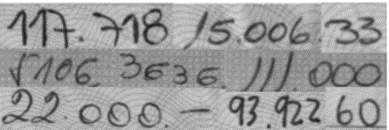
#> input picture report/latex_templates_iwslt15/Latex/images/CAR-A-Sample.png, 389 x 130 px
$ python -i preprocess.py   (imports and definitions only)   (older library calls are emulated)
#> lines starting #> are read from the running program, lines starting #| are printed output that depends on the picture; after the words box and inside, x2 and y2 are one past the last pixel; in counts of white or black regions, pixels touching at a corner belong together
#!/usr/bin/python

import cv2
import numpy as np

def load_filenames_labels(arg_file):
  filenames = []
  labels = []

  text_file = open(arg_file, "r")

  for line in text_file.readlines():
    filenames.append(line.split()[0])
    labels.append(line.split()[1])

  return filenames, labels

def load_image(arg_file):
  img = cv2.imread(arg_file, cv2.IMREAD_COLOR)
#> img is the input picture: shape (130, 389, 3); min 34, max 255, mean 155.4
  img_contours = cv2.imread(arg_file, cv2.IMREAD_COLOR)
  gray = cv2.cvtColor(img, cv2.COLOR_RGB2GRAY)

  gray = preprocess_image(gray)
#> in preprocess_image, `_, thresh = cv2.threshold(arg_img, 127, 255, cv2.THRESH_BINARY + cv2.T..`:
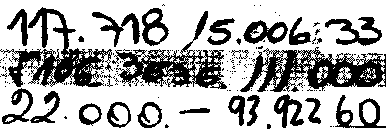
#> thresh: shape (130, 389); 69.2% white; 160 black regions (136 under 20 px), largest, box (x1, y1, x2, y2) and area: (240, 47, 386, 92) 3228, (0, 7, 113, 87) 2891, (112, 11, 227, 89) 2637
#> in preprocess_image, `thresh = cv2.bitwise_not(thresh)`: thresh: shape (130, 389); 30.8% white; 160 white regions (136 under 20 px)

  _, contours, _ = cv2.findContours(gray, cv2.RETR_EXTERNAL, cv2.CHAIN_APPROX_SIMPLE)
#> contours = 159 contours, 138 with area under 20; largest, box (x1, y1, x2, y2) and area: (240, 47, 386, 92) 3764, (112, 11, 227, 89) 3022, (0, 7, 113, 87) 2907, (335, 95, 386, 128) 766, (142, 8, 169, 46) 680

  contours_coords = []

  for contour in contours:
    x, y, w, h = cv2.boundingRect(contour)
    cv2.rectangle(img_contours, (x, y), (x+w, y+h), (0, 255, 0), 2)

    if w > 10 and h > 10: #broscience to avoid small countours like points
      contours_coords.append(cv2.boundingRect(contour))
#> this loop made 159 passes
#> (x, y, w, h) on passes 1, 3, 4: (333, 126, 1, 1), (267, 124, 4, 5), (165, 124, 4, 4)
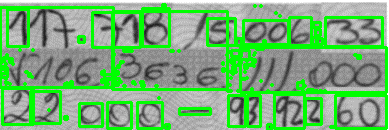
#> img_contours: shape (130, 389, 3); mean B, G, R 119.1, 175, 119.1
#> after the loop, contours_coords = 20 items, first 6: (79, 103, 23, 23), (137, 102, 25, 26), (107, 102, 24, 26), (305, 98, 16, 26), (335, 95, 51, 33), (247, 95, 13, 31)

  contours_coords = np.array(contours_coords)
#> contours_coords = 20 rows, first 6: [79, 103, 23, 23], [137, 102, 25, 26], [107, 102, 24, 26], [305, 98, 16, 26], [335, 95, 51, 33], [247, 95, 13, 31]
  contours_coords = contours_coords[contours_coords[:,0].argsort()]
#> contours_coords = 20 rows, first 6: [0, 7, 113, 80], [2, 88, 31, 36], [7, 9, 21, 37], [30, 91, 30, 32], [79, 103, 23, 23], [92, 12, 48, 35]

  x1, y1, _, _ = contours_coords[0]
#> x1 = 0; y1 = 7
  x2, y2, w2, h2 = contours_coords[-1]
#> x2 = 335; y2 = 95; w2 = 51; h2 = 33

  x_start = max(x1 - 5,0)
#> x_start = 0
  y_start = max(y1 - 5,0)
#> y_start = 2

  x_end = min(x2+w2 + 5,img.shape[1])
#> x_end = 389
  y_end = min(y2+h2 + 5,img.shape[0])
#> y_end = 130

  # print(img.shape)
  # assert False

  img2 = img[y_start:y_end, x_start:x_end]
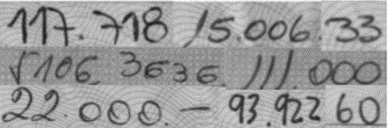
#> img2: shape (128, 389, 3); min 34, max 255, mean 153.8

  rsz_h, rsz_w, _ = img.shape
#> rsz_h = 130; rsz_w = 389
  img2 = cv2.resize(img2, (rsz_w, rsz_h))
#> img2: shape (130, 389, 3)

  display = np.concatenate((img_contours, img2), axis=1)
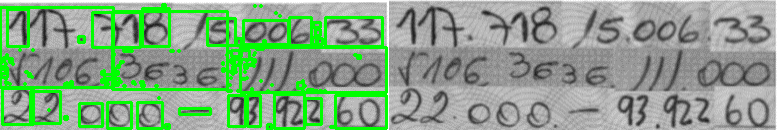
#> display: shape (130, 778, 3); mean B, G, R 136.4, 164.4, 136.4

  cv2.imshow("img", display)
  cv2.waitKey(1000)

  return img

def preprocess_image(arg_img):
  _, thresh = cv2.threshold(arg_img, 127, 255, cv2.THRESH_BINARY + cv2.THRESH_OTSU)
  thresh = cv2.bitwise_not(thresh)

  return thresh


# [14 lines not run here, left out]

>>> result = load_image('report/latex_templates_iwslt15/Latex/images/CAR-A-Sample.png')

$ run again, on report/latex_templates_iwslt15/Latex/images/CAR-B-Sample.png
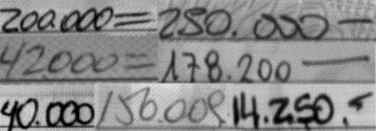
#> input picture report/latex_templates_iwslt15/Latex/images/CAR-B-Sample.png, 376 x 131 px
#> in load_image, img is the input picture: shape (131, 376, 3); min 0, max 228, mean 137.1
#> in preprocess_image, `_, thresh = cv2.threshold(arg_img, 127, 255, cv2.THRESH_BINARY + cv2.T..`:
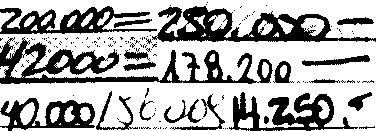
#> thresh: shape (131, 376); 67.8% white; 149 black regions (130 under 20 px), largest, box (x1, y1, x2, y2) and area: (0, 37, 273, 84) 4053, (152, 6, 376, 42) 3364, (229, 92, 358, 131) 2137
#> contours = 142 contours, 124 with area under 20; largest, box (x1, y1, x2, y2) and area: (0, 37, 273, 84) 4276, (152, 6, 376, 42) 3936, (229, 92, 358, 131) 2142, (0, 6, 157, 34) 2062, (0, 98, 95, 131) 1931
#> the loop in load_image, `for contour in contours:` made 142 passes
#> (x, y, w, h) on passes 1, 2, 3, 4, 5, 8, 9, 11: (227, 128, 1, 1), (225, 128, 1, 1), (223, 128, 1, 1), (163, 128, 1, 1), (158, 128, 1, 1), (153, 127, 4, 2), (141, 127, 10, 2), (359, 126, 16, 3)
#> after the loop in load_image, `for contour in contours:`: contours_coords = [(139, 100, 15, 21), (164, 99, 37, 24), (0, 98, 95, 33), (170, 94, 55, 36), (348, 92, 24, 19), (229, 92, 129, 39), (96, 91, 42, 39), (273, 61, 21, 22), (302, 55, 68, 11), (124, 50, 26, 11), (0, 37, 273, 47), (152, 6, 224, 36), (0, 6, 157, 28)]
#> in load_image, `contours_coords = np.array(contours_coords)`: contours_coords = 13 rows, first 6: [139, 100, 15, 21], [164, 99, 37, 24], [0, 98, 95, 33], [170, 94, 55, 36], [348, 92, 24, 19], [229, 92, 129, 39]
#> in load_image, `contours_coords = contours_coords[contours_coords[:,0].argsort()]`: contours_coords = 13 rows, first 6: [0, 98, 95, 33], [0, 37, 273, 47], [0, 6, 157, 28], [96, 91, 42, 39], [124, 50, 26, 11], [139, 100, 15, 21]
#> x1 = 0; y1 = 98
#> x2 = 348; y2 = 92; w2 = 24; h2 = 19
#> x_start = 0
#> y_start = 93
#> x_end = 376
#> y_end = 116
#> in load_image, `display = np.concatenate((img_contours, img2), axis=1)`:
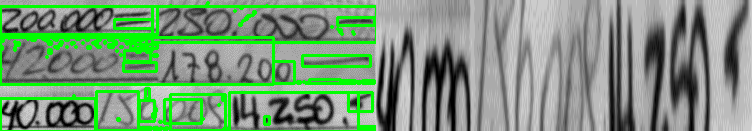
#> display: shape (131, 752, 3); mean B, G, R 122.5, 150.8, 122.5

$ run again, on report/latex_templates_iwslt15/Latex/images/CAR-B-Splitted.png
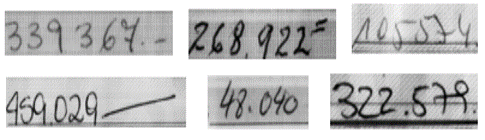
#> input picture report/latex_templates_iwslt15/Latex/images/CAR-B-Splitted.png, 485 x 140 px
#> in load_image, img is the input picture: shape (140, 485, 3); mean B, G, R 197.3, 197.3, 197.3
#> in preprocess_image, `_, thresh = cv2.threshold(arg_img, 127, 255, cv2.THRESH_BINARY + cv2.T..`:
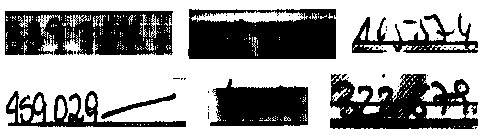
#> thresh: shape (140, 485); 63.1% white; 40 black regions (32 under 20 px), largest, box (x1, y1, x2, y2) and area: (188, 9, 336, 59) 6292, (5, 11, 173, 55) 5994, (330, 74, 478, 129) 4979
#> contours = 31 contours, 23 with area under 20; largest, box (x1, y1, x2, y2) and area: (188, 9, 336, 59) 7054, (5, 11, 173, 55) 6645, (330, 74, 478, 129) 5494, (210, 79, 308, 126) 3432, (6, 91, 186, 127) 2073, (352, 13, 478, 53) 1720, (101, 93, 176, 119) 272, (403, 20, 417, 24) 30
#> the loop in load_image, `for contour in contours:` made 31 passes
#> (x, y, w, h) on passes 3, 5, 6, 8, 9, 10, 11, 16: (208, 109, 1, 1), (378, 99, 1, 1), (101, 93, 75, 26), (6, 91, 180, 36), (395, 90, 1, 1), (398, 86, 1, 1), (210, 79, 98, 47), (427, 75, 1, 1)
#> after the loop in load_image, `for contour in contours:`: contours_coords = [(101, 93, 75, 26), (6, 91, 180, 36), (210, 79, 98, 47), (330, 74, 148, 55), (352, 13, 126, 40), (5, 11, 168, 44), (188, 9, 148, 50)]
#> in load_image, `contours_coords = np.array(contours_coords)`: contours_coords = [[101, 93, 75, 26], [6, 91, 180, 36], [210, 79, 98, 47], [330, 74, 148, 55], [352, 13, 126, 40], [5, 11, 168, 44], [188, 9, 148, 50]]
#> in load_image, `contours_coords = contours_coords[contours_coords[:,0].argsort()]`: contours_coords = [[5, 11, 168, 44], [6, 91, 180, 36], [101, 93, 75, 26], [188, 9, 148, 50], [210, 79, 98, 47], [330, 74, 148, 55], [352, 13, 126, 40]]
#> x1 = 5; y1 = 11
#> x2 = 352; y2 = 13; w2 = 126; h2 = 40
#> x_start = 0
#> y_start = 6
#> x_end = 483
#> y_end = 58
#> in load_image, `display = np.concatenate((img_contours, img2), axis=1)`:
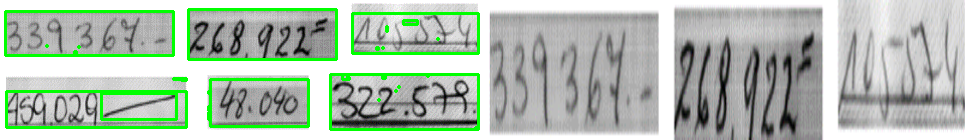
#> display: shape (140, 970, 3); mean B, G, R 176.6, 191.2, 176.6
